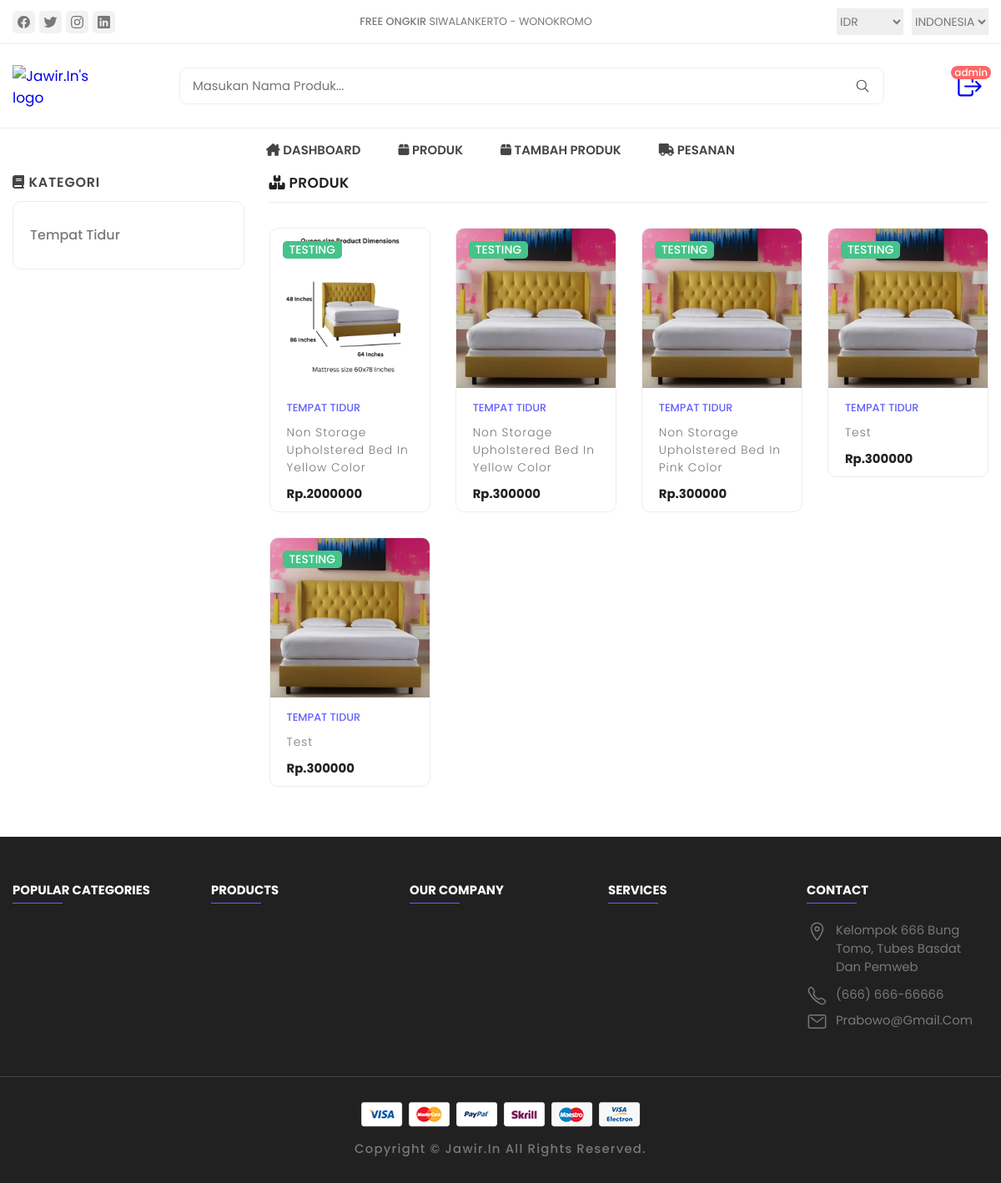
Screenshot of /admin/products.php (signed in) with the database file from the repository.
### tables this page shows
CREATE TABLE `products` (
  `id` int(100) NOT NULL,
  `name` varchar(100) NOT NULL,
  `kategori` varchar(50) NOT NULL,
  `details` varchar(500) NOT NULL,
  `price` int(10) NOT NULL,
  `image_01` varchar(100) NOT NULL,
  `image_02` varchar(100) NOT NULL,
  `image_03` varchar(100) NOT NULL
);

### admin/products.php (the view, shortened to what this page needs)
<?php
include '../components/connect.php';
?>
<!DOCTYPE html>
<html lang="en">
<head>
   <link rel="stylesheet" href="../assets/css/style_sakkarepmu.css">
</head>
<body>
   <?php include '../components/admin_header.php'; ?>
   <main>
      <div class="product-container">
         <div class="container">
            <div class="sidebar  has-scrollbar" data-productsle-menu>
               <div class="sidebar-top">
                  <h2 class="sidebar-title"><i class="fa-solid fa-book"></i> KATEGORI</h2>
               </div>
               <div class="sidebar-category">
                  <?php
                  $select_products = $conn->prepare("SELECT DISTINCT kategori FROM products LIMIT 5");
                  $select_products->execute();
                  if ($select_products->rowCount() > 0) {
                     while ($fetch_products = $select_products->fetch(PDO::FETCH_ASSOC)) {
                  ?>
                        <ul class="sidebar-menu-category-list">
                           <li class="sidebar-menu-category">
                              <button class="sidebar-accordion-menu" data-accordion-btn>
                                 <form action="" method="post" class="swiper-slide slide">
                                    <div class="menu-title-flex">
                                       <a class="menu-title" href="category.php?category=<?= $fetch_products['kategori']; ?>"><?= $fetch_products['kategori']; ?></a>
                                    </div>
                                 </form>
                           <?php
                        }
                     } else {
                        echo '<p class="empty">no products added yet!</p>';
                     }
                           ?>
                              </button>
                           </li>
                        </ul>
               </div>
            </div>
            <div class="product-box">
               <div class="product-main">
                  <h2 class="title"><i class="fa-solid fa-boxes-stacked"></i> PRODUK</h2>
                  <div class="product-grid">
                     <?php
                     $select_products = $conn->prepare("SELECT * FROM `products` LIMIT 8");
                     $select_products->execute();
                     if ($select_products->rowCount() > 0) {
                        while ($fetch_product = $select_products->fetch(PDO::FETCH_ASSOC)) {
                     ?>
                           <form action="" method="post" class="swiper-slide slide">
                              <div class="showcase">
                                 <div class="showcase-banner">
                                    <img src="../uploaded_img/<?= $fetch_product['image_01']; ?>" alt="Gambare lur" width="300" class="product-img default">
                                    <p class="showcase-badge">TESTING</p>
                                 </div>
                                 <div class="showcase-content">
                                    <a class="showcase-category" href="quick_view.php?pid=<?= $fetch_product['id']; ?> "><?= $fetch_product['kategori']; ?></a>
                                    <a href="quick_view.php?pid=<?= $fetch_product['id']; ?>">
                                       <h3 class="showcase-title" href="quick_view.php?pid=<?= $fetch_product['id']; ?>"><?= $fetch_product['name']; ?></h3>
                                    </a>
                                    <div class="price-box">
                                       <p class="price" id="dengan-rupiah"><span>Rp.</span><?= $fetch_product['price']; ?></p>
                                    </div>
                                 </div>
                              </div>
                           </form>
                     <?php
                        }
                     } else {
                        echo '<p class="empty">no products added yet!</p>';
                     }
                     ?>
                  </div>
               </div>
            </div>
         </div>
      </div>
   </main>
   <?php include '../components/footer.php'; ?>
</body>
</html>

### components/admin_header.php (shortened to what this page needs)
<!DOCTYPE html>
<html lang="en">
<head>
   <link rel="stylesheet" href="https://cdnjs.cloudflare.com/ajax/libs/font-awesome/6.1.1/css/all.min.css">
   <link rel="stylesheet" href="../assets/css/style_sakkarepmu.css">
</head>
<header class="header">
   <section class="flex">
      <div class="header-top">
         <div class="container">
            <ul class="header-social-container">
               <li>
                  <a href="#" class="social-link">
                     <ion-icon name="logo-facebook"></ion-icon>
                  </a>
               </li>
               <li>
                  <a href="#" class="social-link">
                     <ion-icon name="logo-twitter"></ion-icon>
                  </a>
               </li>
               <li>
                  <a href="#" class="social-link">
                     <ion-icon name="logo-instagram"></ion-icon>
                  </a>
               </li>
               <li>
                  <a href="#" class="social-link">
                     <ion-icon name="logo-linkedin"></ion-icon>
                  </a>
               </li>
            </ul>
            <div class="header-alert-news">
               <p>
                  <b>Free Ongkir</b>
                  SIWALANKERTO - WONOKROMO
               </p>
            </div>
            <div class="header-top-actions">
               <select name="currency">
                  <option value="usd">IDR</option>
               </select>
               <select name="language">
                  <option value="en-US">Indonesia</option>
               </select>
            </div>
         </div>
      </div>
      <div class="header-main">
         <div class="container">
            <a href="#" class="header-logo">
               <img src="../assets/images/logo/telu.png" alt="Jawir.In's logo" width="120" height="50">
            </a>
            <div class="header-search-container">
               <input type="search" name="search" class="search-field" placeholder="Masukan Nama Produk...">
               <button class="search-btn">
                  <ion-icon name="search-outline"></ion-icon>
               </button>
            </div>
            <div class="header-user-actions">
            <?php
            $select_profile = $conn->prepare("SELECT * FROM `admins` WHERE id = ?");
            $select_profile->execute([$admin_id]);
            if ($select_profile->rowCount() > 0) {
               $fetch_profile = $select_profile->fetch(PDO::FETCH_ASSOC);
               ?>
               <div id="admin-btn">
                  <button class="action-btn">
                     <a href="../components/admin_logout.php" onclick="return confirm('Apakah Anda Yakin Ingin Keluar?');">
                        <ion-icon name="log-out-outline"></ion-icon>
                     </a>
                     <span class="count">
                        <?= $fetch_profile["name"]; ?>
                     </span>
                  </button>
               </div>
            <?php } ?>
            </div>
         </div>
      </div>
      <nav class="desktop-navigation-menu">
         <div class="container">
            <ul class="desktop-menu-category-list">
               <li class="menu-category">
                  <a href="../admin/dashboard.php" class="menu-title"><i class="fa-solid fa-house-chimney"></i>
                     Dashboard</a>
               </li>
               <li class="menu-category">
                  <a href="../admin/products.php" class="menu-title"><i class="fa-solid fa-box"></i> Produk</a>
               </li>
               <li class="menu-category">
                  <a href="../admin/tambah_products.php" class="menu-title"><i class="fa-solid fa-box"></i> Tambah
                     Produk</a>
               </li>
               <li class="menu-category">
                  <a href="../admin/placed_orders.php" class="menu-title"><i class="fa-solid fa-truck"></i> Pesanan</a>
               </li>
            </ul>
      </nav>
   </section>
</header>

### rows the page displays
products: image_01 (picture), kategori "TEMPAT TIDUR", name "Non Storage Upholstered Bed In Yellow Color", price "2000000"
products: image_01 (picture), kategori "TEMPAT TIDUR", name "Non Storage Upholstered Bed In Yellow Color", price "300000"
products: image_01 (picture), kategori "TEMPAT TIDUR", name "Non Storage Upholstered Bed In Pink Color", price "300000"
products: image_01 (picture), kategori "TEMPAT TIDUR", name "Test", price "300000"
products: image_01 (picture), kategori "TEMPAT TIDUR", name "Test", price "300000"

### other values shown
$fetch_profile["name"] "admin"
$fetch_products['kategori'] "Tempat Tidur"
